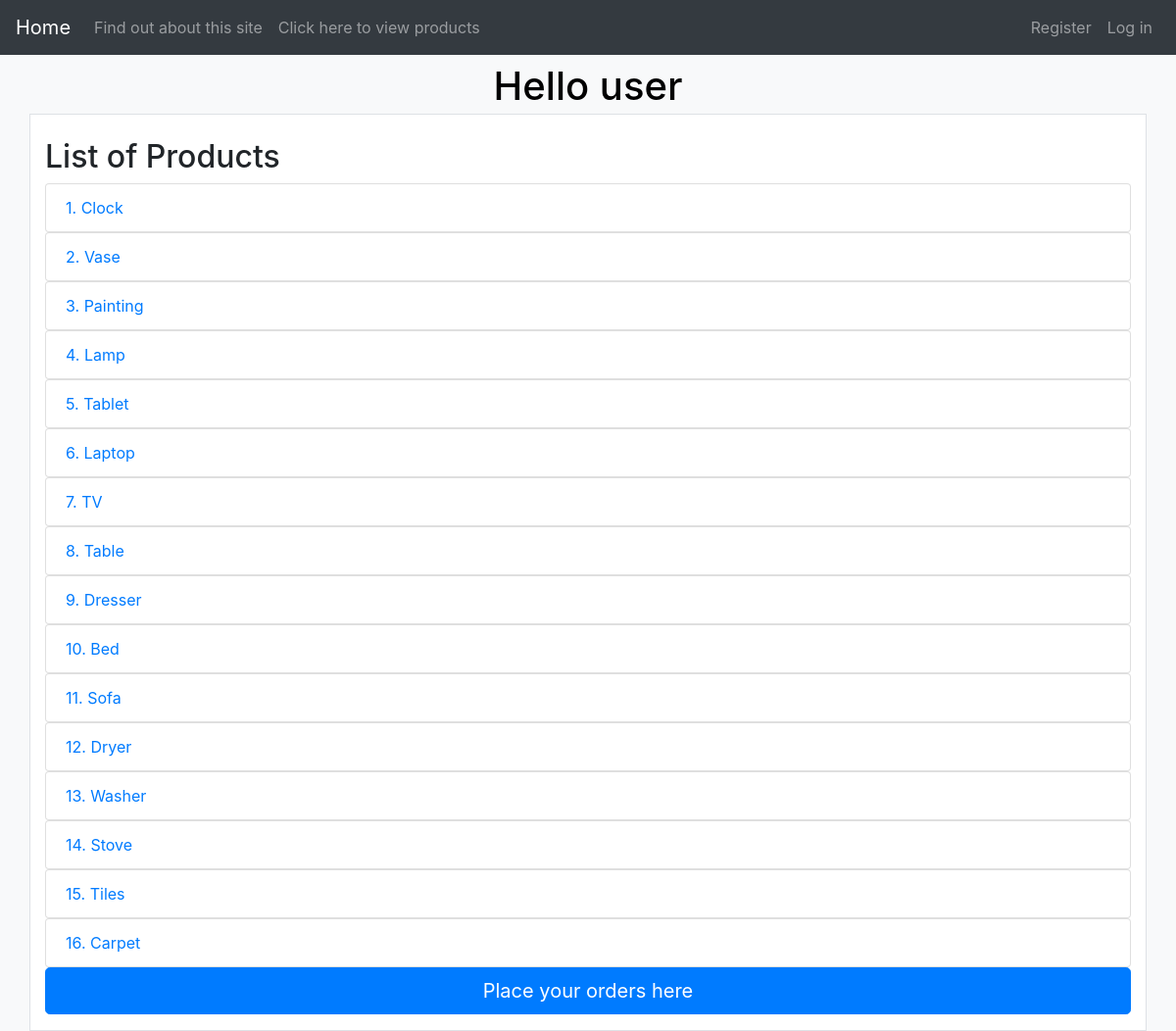
The page /myapp/products/ on the database its author committed.
### myapp/models.py (models this page shows, shortened)
class Product(models.Model):
    category = models.ForeignKey(Category, related_name='products',on_delete=models.CASCADE)
    name = models.CharField(max_length=200)
    price = models.DecimalField(max_digits=10, decimal_places=2)
    stock = models.PositiveIntegerField(default=100, validators=[MaxValueValidator(1000), MinValueValidator(0)])
    available = models.BooleanField(default=True)
    description = models.TextField(blank=True, default='')
    interested = models.PositiveIntegerField(default=0)

### myapp/views.py (the view)
# urls.py: path(r'products/',views.products,name='products'),
def products(request):
    prodlist = Product.objects.all().order_by('id')
    return render(request,'myapp/products.html', {'prodlist': prodlist})

### myapp/templates/myapp/products.html (shortened to what this page needs)
{% extends 'myapp/base.html' %}
{% block body_block %}
    {% if prodlist %}
        <h2>List of Products</h2>
        {% for product  in prodlist %}
            <ul class="list-group">
                <li class="list-group-item"><a
                        href="/myapp/productdetail/{{ product.id }}">{{ product.id }}. {{ product.name }}</a></li>
            </ul>
        {% endfor %}
        <a href="{% url 'myapp:place order' %}" class="btn btn-primary btn-lg btn-block" role="button">Place your orders
            here</a>
    {% else %}
        <strong>There are no available products!</strong>
    {% endif %}
{% endblock %}

### rows shown on the page
Product: id "1", name "Clock"
Product: id "2", name "Vase"
Product: id "3", name "Painting"
Product: id "4", name "Lamp"
Product: id "5", name "Tablet"
Product: id "6", name "Laptop"
Product: id "7", name "TV"
Product: id "8", name "Table"
Product: id "9", name "Dresser"
Product: id "10", name "Bed"
Product: id "11", name "Sofa"
Product: id "12", name "Dryer"
Product: id "13", name "Washer"
Product: id "14", name "Stove"
Product: id "15", name "Tiles"
Product: id "16", name "Carpet"

### other values the page prints
{{ 'user' }} "user"
